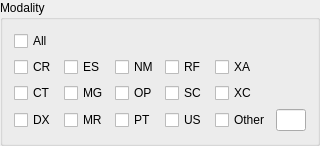
<?xml version="1.0" encoding="UTF-8"?>
<ui version="4.0">
 <class>udg::QModalitiesSelectorGroupBoxBase</class>
 <widget class="QGroupBox" name="udg::QModalitiesSelectorGroupBoxBase">
  <property name="geometry">
   <rect>
    <x>0</x>
    <y>0</y>
    <width>320</width>
    <height>146</height>
   </rect>
  </property>
  <property name="windowTitle">
   <string>GroupBox</string>
  </property>
  <property name="title">
   <string>Modality</string>
  </property>
  <layout class="QGridLayout" name="gridLayout">
   <item row="0" column="0">
    <widget class="QCheckBox" name="m_allCheckBox">
     <property name="text">
      <string>All</string>
     </property>
    </widget>
   </item>
   <item row="1" column="0">
    <widget class="QCheckBox" name="m_CRCheckBox">
     <property name="text">
      <string>CR</string>
     </property>
    </widget>
   </item>
   <item row="1" column="1">
    <widget class="QCheckBox" name="m_ESCheckBox">
     <property name="text">
      <string>ES</string>
     </property>
    </widget>
   </item>
   <item row="1" column="2">
    <widget class="QCheckBox" name="m_NMCheckBox">
     <property name="text">
      <string>NM</string>
     </property>
    </widget>
   </item>
   <item row="1" column="3">
    <widget class="QCheckBox" name="m_RFCheckBox">
     <property name="text">
      <string>RF</string>
     </property>
    </widget>
   </item>
   <item row="1" column="4">
    <widget class="QCheckBox" name="m_XACheckBox">
     <property name="text">
      <string>XA</string>
     </property>
    </widget>
   </item>
   <item row="2" column="0">
    <widget class="QCheckBox" name="m_CTCheckBox">
     <property name="text">
      <string>CT</string>
     </property>
    </widget>
   </item>
   <item row="2" column="1">
    <widget class="QCheckBox" name="m_MGCheckBox">
     <property name="text">
      <string>MG</string>
     </property>
    </widget>
   </item>
   <item row="2" column="2">
    <widget class="QCheckBox" name="m_OPCheckBox">
     <property name="text">
      <string>OP</string>
     </property>
    </widget>
   </item>
   <item row="2" column="3">
    <widget class="QCheckBox" name="m_SCCheckBox">
     <property name="text">
      <string>SC</string>
     </property>
    </widget>
   </item>
   <item row="2" column="4">
    <widget class="QCheckBox" name="m_XCCheckBox">
     <property name="text">
      <string>XC</string>
     </property>
    </widget>
   </item>
   <item row="3" column="0">
    <widget class="QCheckBox" name="m_DXCheckBox">
     <property name="text">
      <string>DX</string>
     </property>
    </widget>
   </item>
   <item row="3" column="1">
    <widget class="QCheckBox" name="m_MRCheckBox">
     <property name="text">
      <string>MR</string>
     </property>
    </widget>
   </item>
   <item row="3" column="2">
    <widget class="QCheckBox" name="m_PTCheckBox">
     <property name="text">
      <string>PT</string>
     </property>
    </widget>
   </item>
   <item row="3" column="3">
    <widget class="QCheckBox" name="m_USCheckBox">
     <property name="text">
      <string>US</string>
     </property>
    </widget>
   </item>
   <item row="3" column="4">
    <widget class="QCheckBox" name="m_otherCheckBox">
     <property name="text">
      <string>Other</string>
     </property>
    </widget>
   </item>
   <item row="3" column="5">
    <widget class="QLineEdit" name="m_otherLineEdit">
     <property name="maximumSize">
      <size>
       <width>30</width>
       <height>16777215</height>
      </size>
     </property>
    </widget>
   </item>
  </layout>
 </widget>
 <resources/>
 <connections/>
</ui>
